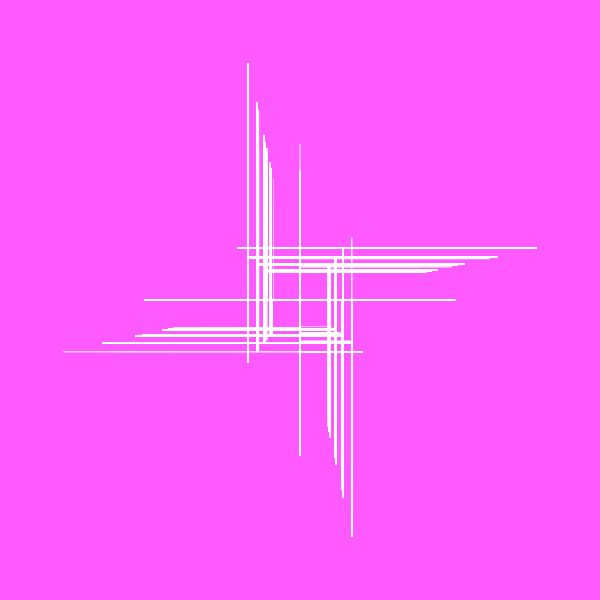
Frame 1 (no input)
Frame 60 (no input): identical to frame 1, image omitted
Frame 120 (the mouse pressed at the canvas centre since frame 60): identical to frame 1, image omitted

The p5.js sketch that drew this single still picture (run headless with seeded random() and noise() and a simulated clock; from frame 60 on, the mouse is pressed at the canvas centre):

// p5.js sketch
// ── sketch.js
//let bigRule = 'F[+FF]-F';

let premise = 'F';
let rules = {
  B: 'F[+FFA][-FA]',
  A: 'F[+FFB][-FB]',
  F: '[+FFF][-F+>FFF<F-][++F>-F]',
}
let bigRule;


let length = 100;
let angle = 90;

function setup() {
  createCanvas(600, 600);
  angleMode(DEGREES);
  bigRule = resolveRules(premise, rules, 3);
  print(bigRule);
  
}

function draw() {
  background(255, 90, 255);
  stroke('white');
  strokeWeight(2);
  translate(width / 2, height / 2);
  rotate(-90);
  scale(0.3);

  drawShape(bigRule);
   // angle += 1;
  // length += 0.1;
}

function resolveRules(startRule, rules, depth) {
  let endRule = '';
  for (let currentLetter of startRule) {
    if (currentLetter in rules) {
      endRule += rules[currentLetter];
    } else {
      endRule += currentLetter;
    }
  }
  if (depth >= 1) {
    endRule = resolveRules(endRule, rules, depth - 1);
  }
  return endRule;
}


function drawShape(rule)  {
  for (let c of rule) {
    if (c === 'F') {
      line(0, 0, length, 0);
      translate(length, 0);
    } else if (c === '+') {
      rotate(angle);
    } else if (c === '-') {
      rotate(-angle);
    } else if (c === '[') {
      push();
    } else if (c === ']') {
      pop();
    } else if (c === '>') {
      scale(1.2);
    } else if (c === '<') {
      scale(0.8);
    }
  }
}
